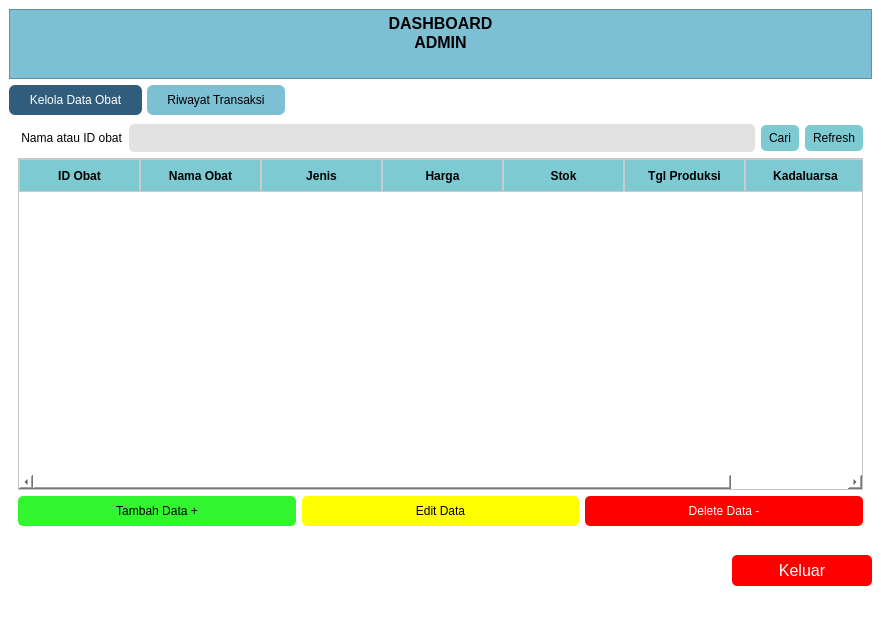
<?xml version="1.0" encoding="UTF-8"?>
<ui version="4.0">
 <class>MainWindow</class>
 <widget class="QMainWindow" name="MainWindow">
  <property name="geometry">
   <rect>
    <x>0</x>
    <y>0</y>
    <width>881</width>
    <height>632</height>
   </rect>
  </property>
  <property name="maximumSize">
   <size>
    <width>16777215</width>
    <height>16777215</height>
   </size>
  </property>
  <property name="windowTitle">
   <string>MainWindow</string>
  </property>
  <property name="styleSheet">
   <string notr="true">background-color: rgb(255, 255, 255);</string>
  </property>
  <widget class="QWidget" name="centralwidget">
   <layout class="QGridLayout" name="gridLayout_4">
    <item row="3" column="0" alignment="Qt::AlignRight|Qt::AlignVCenter">
     <widget class="QPushButton" name="pushButton_keluar">
      <property name="minimumSize">
       <size>
        <width>140</width>
        <height>0</height>
       </size>
      </property>
      <property name="maximumSize">
       <size>
        <width>240</width>
        <height>16777215</height>
       </size>
      </property>
      <property name="font">
       <font>
        <family>Segoe UI</family>
        <pointsize>12</pointsize>
        <italic>false</italic>
        <bold>false</bold>
       </font>
      </property>
      <property name="styleSheet">
       <string notr="true">QPushButton { 
border-radius: 5px;
	background-color: rgb(255, 0, 0);
    color: white;
padding: 6px 20px;
    min-width: 100px;
    max-width: 200px;
}

/* Saat kursor hover */
QPushButton:hover {
     /* warna saat hover */
background-color:rgb(213, 0, 0);
	color: white;
}

/* Saat tombol ditekan */
QPushButton:pressed {
     /* warna saat ditekan */
background-color: rgb(213, 0, 0);
	color: white;
}</string>
      </property>
      <property name="text">
       <string>Keluar</string>
      </property>
     </widget>
    </item>
    <item row="2" column="0">
     <widget class="QTabWidget" name="tabWidget">
      <property name="sizePolicy">
       <sizepolicy hsizetype="Preferred" vsizetype="Preferred">
        <horstretch>0</horstretch>
        <verstretch>0</verstretch>
       </sizepolicy>
      </property>
      <property name="minimumSize">
       <size>
        <width>0</width>
        <height>450</height>
       </size>
      </property>
      <property name="maximumSize">
       <size>
        <width>16777215</width>
        <height>450</height>
       </size>
      </property>
      <property name="styleSheet">
       <string notr="true">QTabBar::tab {       
	
	
	background-color: rgb(125, 192, 211);
         padding: 8px 20px;
         border-radius: 6px;
         margin-right: 5px;
       }
       QTabBar::tab:selected {
	background-color: rgb(48, 93, 124);
	color: rgb(255, 255, 255);
       }

QTabWidget::pane {
    border: none;
    /* samakan dengan QWidget */
	
	background-color: rgb(125, 202, 211);
}

</string>
      </property>
      <property name="currentIndex">
       <number>0</number>
      </property>
      <widget class="QWidget" name="tab">
       <attribute name="title">
        <string>Kelola Data Obat</string>
       </attribute>
       <layout class="QGridLayout" name="gridLayout_3">
        <item row="2" column="0">
         <layout class="QGridLayout" name="gridLayout">
          <item row="0" column="2">
           <widget class="QPushButton" name="pushButton_delete">
            <property name="styleSheet">
             <string notr="true">QPushButton { 
border-radius: 5px;
padding: 8px 8px; 
	background-color: rgb(255, 0, 0);
    color: white;
}

/* Saat kursor hover */
QPushButton:hover {
     /* warna saat hover */
background-color:rgb(213, 0, 0);
	color: white;
}

/* Saat tombol ditekan */
QPushButton:pressed {
     /* warna saat ditekan */
background-color: rgb(213, 0, 0);
	color: white;
}</string>
            </property>
            <property name="text">
             <string>Delete Data -</string>
            </property>
           </widget>
          </item>
          <item row="0" column="0">
           <widget class="QPushButton" name="pushButton_tambah">
            <property name="styleSheet">
             <string notr="true">QPushButton { 
background-color: rgb(49, 245, 46);
	border-radius: 5px;
padding: 8px 8px; 
}

/* Saat kursor hover */
QPushButton:hover {
     /* warna saat hover */
	background-color: rgb(85, 255, 127);
    color: black;
}

/* Saat tombol ditekan */
QPushButton:pressed {
     /* warna saat ditekan */
		background-color: rgb(85, 255, 127);
    color: black;
}

</string>
            </property>
            <property name="text">
             <string>Tambah Data +</string>
            </property>
           </widget>
          </item>
          <item row="0" column="1">
           <widget class="QPushButton" name="pushButton_edit">
            <property name="styleSheet">
             <string notr="true">QPushButton { 
background-color: rgb(255, 255, 0);	
	border-radius: 5px;
padding: 8px 8px; 
}

/* Saat kursor hover */
QPushButton:hover {
     /* warna saat hover */
	background-color: rgb(255, 255, 127);
    color: black;
}

/* Saat tombol ditekan */
QPushButton:pressed {
     /* warna saat ditekan */
	background-color: rgb(255, 255, 127);
    color: black;
}</string>
            </property>
            <property name="text">
             <string>Edit Data</string>
            </property>
           </widget>
          </item>
         </layout>
        </item>
        <item row="1" column="0">
         <widget class="QTableWidget" name="tableWidget">
          <property name="styleSheet">
           <string notr="true">QHeaderView::section {
    background-color: rgb(125, 202, 211);
    color: black;
    font-weight: bold;
    padding: 4px;
    border: 1px solid #ccc;
}
</string>
          </property>
          <attribute name="horizontalHeaderMinimumSectionSize">
           <number>32</number>
          </attribute>
          <attribute name="horizontalHeaderDefaultSectionSize">
           <number>121</number>
          </attribute>
          <column>
           <property name="text">
            <string>ID Obat</string>
           </property>
           <property name="font">
            <font>
             <pointsize>12</pointsize>
            </font>
           </property>
          </column>
          <column>
           <property name="text">
            <string>Nama Obat</string>
           </property>
           <property name="font">
            <font>
             <pointsize>12</pointsize>
            </font>
           </property>
          </column>
          <column>
           <property name="text">
            <string>Jenis</string>
           </property>
           <property name="font">
            <font>
             <pointsize>12</pointsize>
            </font>
           </property>
          </column>
          <column>
           <property name="text">
            <string>Harga</string>
           </property>
           <property name="font">
            <font>
             <pointsize>12</pointsize>
            </font>
           </property>
          </column>
          <column>
           <property name="text">
            <string>Stok</string>
           </property>
           <property name="font">
            <font>
             <pointsize>12</pointsize>
            </font>
           </property>
          </column>
          <column>
           <property name="text">
            <string>Tgl Produksi</string>
           </property>
           <property name="font">
            <font>
             <pointsize>11</pointsize>
            </font>
           </property>
          </column>
          <column>
           <property name="text">
            <string>Kadaluarsa</string>
           </property>
           <property name="font">
            <font>
             <pointsize>12</pointsize>
            </font>
           </property>
          </column>
         </widget>
        </item>
        <item row="0" column="0">
         <layout class="QGridLayout" name="gridLayout_2">
          <property name="bottomMargin">
           <number>0</number>
          </property>
          <property name="horizontalSpacing">
           <number>6</number>
          </property>
          <property name="verticalSpacing">
           <number>0</number>
          </property>
          <item row="1" column="0">
           <widget class="QLabel" name="label_2">
            <property name="styleSheet">
             <string notr="true">

border radius: 5px;
</string>
            </property>
            <property name="text">
             <string> Nama atau ID obat</string>
            </property>
           </widget>
          </item>
          <item row="1" column="2">
           <widget class="QPushButton" name="pushButton_search">
            <property name="styleSheet">
             <string notr="true">
QPushButton { 
background-color: rgb(125, 202, 211);
border-radius:5px;
padding: 6px 8px; 
}

/* Saat kursor hover */
QPushButton:hover {
     /* warna saat hover */
	color: rgb(255, 255, 255);
	background-color: rgb(36, 79, 124);
}

/* Saat tombol ditekan */
QPushButton:pressed {
     /* warna saat ditekan */
	color: rgb(255, 255, 255);
	background-color: rgb(36, 79, 124);
}

</string>
            </property>
            <property name="text">
             <string>Cari</string>
            </property>
           </widget>
          </item>
          <item row="1" column="1">
           <widget class="QLineEdit" name="lineEdit">
            <property name="styleSheet">
             <string notr="true">border-radius: 5px;
padding: 6px 8px; 
background-color: rgb(226, 226, 226);</string>
            </property>
           </widget>
          </item>
          <item row="1" column="3">
           <widget class="QPushButton" name="pushButton_refresh">
            <property name="styleSheet">
             <string notr="true">QPushButton { 
background-color: rgb(125, 202, 211);
border-radius:5px;
	border-radius: 5px;
padding: 6px 8px; 
}

/* Saat kursor hover */
QPushButton:hover {
     /* warna saat hover */
	color: rgb(255, 255, 255);
	background-color: rgb(36, 79, 124);
}

/* Saat tombol ditekan */
QPushButton:pressed {
     /* warna saat ditekan */
	color: rgb(255, 255, 255);
	background-color: rgb(36, 79, 124);
}
</string>
            </property>
            <property name="text">
             <string>Refresh</string>
            </property>
           </widget>
          </item>
         </layout>
        </item>
       </layout>
      </widget>
      <widget class="QWidget" name="tab_2">
       <attribute name="title">
        <string>Riwayat Transaksi</string>
       </attribute>
       <layout class="QVBoxLayout" name="verticalLayout">
        <item>
         <layout class="QGridLayout" name="gridLayout_5">
          <item row="0" column="0">
           <widget class="QLabel" name="label">
            <property name="styleSheet">
             <string notr="true">
border radius: 5px;</string>
            </property>
            <property name="text">
             <string> Tanggal :</string>
            </property>
           </widget>
          </item>
          <item row="0" column="2">
           <widget class="QLabel" name="label_3">
            <property name="text">
             <string>Jam :</string>
            </property>
           </widget>
          </item>
          <item row="0" column="5">
           <widget class="QPushButton" name="pushButton_2">
            <property name="styleSheet">
             <string notr="true">
QPushButton { 
background-color: rgb(125, 202, 211);
border-radius:5px;
padding: 6px 8px; 
}

/* Saat kursor hover */
QPushButton:hover {
     /* warna saat hover */
	color: rgb(255, 255, 255);
	background-color: rgb(36, 79, 124);
}

/* Saat tombol ditekan */
QPushButton:pressed {
     /* warna saat ditekan */
	color: rgb(255, 255, 255);
	background-color: rgb(36, 79, 124);
}

</string>
            </property>
            <property name="text">
             <string>Refresh</string>
            </property>
           </widget>
          </item>
          <item row="0" column="4">
           <widget class="QPushButton" name="pushButton">
            <property name="styleSheet">
             <string notr="true">
QPushButton { 
background-color: rgb(125, 202, 211);
border-radius:5px;
padding: 6px 8px; 
}

/* Saat kursor hover */
QPushButton:hover {
     /* warna saat hover */
	color: rgb(255, 255, 255);
	background-color: rgb(36, 79, 124);
}

/* Saat tombol ditekan */
QPushButton:pressed {
     /* warna saat ditekan */
	color: rgb(255, 255, 255);
	background-color: rgb(36, 79, 124);
}

</string>
            </property>
            <property name="text">
             <string>Cari</string>
            </property>
           </widget>
          </item>
          <item row="0" column="1">
           <widget class="QDateEdit" name="dateEdit"/>
          </item>
          <item row="0" column="3">
           <widget class="QTimeEdit" name="timeEdit"/>
          </item>
         </layout>
        </item>
        <item>
         <widget class="QTableWidget" name="tableWidget_2">
          <property name="styleSheet">
           <string notr="true">QHeaderView::section {
    background-color: rgb(125, 202, 211);
    color: black;
    font-weight: bold;
    padding: 4px;
    border: 1px solid #ccc;
}
</string>
          </property>
          <attribute name="horizontalHeaderDefaultSectionSize">
           <number>210</number>
          </attribute>
          <column>
           <property name="text">
            <string>ID Transaksi</string>
           </property>
          </column>
          <column>
           <property name="text">
            <string>Tanggal Transaksi</string>
           </property>
          </column>
          <column>
           <property name="text">
            <string>Kasir</string>
           </property>
          </column>
          <column>
           <property name="text">
            <string>Total Harga(Rp)</string>
           </property>
          </column>
         </widget>
        </item>
        <item>
         <widget class="QPushButton" name="pushButton_LihatDetail">
          <property name="styleSheet">
           <string notr="true">
QPushButton { 
background-color: rgb(125, 202, 211);
border-radius:5px;
	border-radius: 5px;
padding: 6px 8px; 
}

/* Saat kursor hover */
QPushButton:hover {
     /* warna saat hover */
	color: rgb(255, 255, 255);
	background-color: rgb(36, 79, 124);
}

/* Saat tombol ditekan */
QPushButton:pressed {
     /* warna saat ditekan */
	color: rgb(255, 255, 255);
	background-color: rgb(36, 79, 124);
}
</string>
          </property>
          <property name="text">
           <string>Lihat Detail</string>
          </property>
         </widget>
        </item>
       </layout>
      </widget>
     </widget>
    </item>
    <item row="0" column="0">
     <widget class="QTextBrowser" name="textBrowser">
      <property name="maximumSize">
       <size>
        <width>16777215</width>
        <height>70</height>
       </size>
      </property>
      <property name="styleSheet">
       <string notr="true">background-color: rgb(125, 192, 211);
BORDER-RADIUS:5PX;</string>
      </property>
      <property name="html">
       <string>&lt;!DOCTYPE HTML PUBLIC &quot;-//W3C//DTD HTML 4.0//EN&quot; &quot;http://www.w3.org/TR/REC-html40/strict.dtd&quot;&gt;
&lt;html&gt;&lt;head&gt;&lt;meta name=&quot;qrichtext&quot; content=&quot;1&quot; /&gt;&lt;meta charset=&quot;utf-8&quot; /&gt;&lt;style type=&quot;text/css&quot;&gt;
p, li { white-space: pre-wrap; }
hr { height: 1px; border-width: 0; }
li.unchecked::marker { content: &quot;\2610&quot;; }
li.checked::marker { content: &quot;\2612&quot;; }
&lt;/style&gt;&lt;/head&gt;&lt;body style=&quot; font-family:'Segoe UI'; font-size:9pt; font-weight:400; font-style:normal;&quot;&gt;
&lt;p align=&quot;center&quot; style=&quot; margin-top:0px; margin-bottom:0px; margin-left:0px; margin-right:0px; -qt-block-indent:0; text-indent:0px;&quot;&gt;&lt;span style=&quot; font-size:12pt; font-weight:700;&quot;&gt;DASHBOARD&lt;/span&gt;&lt;/p&gt;
&lt;p align=&quot;center&quot; style=&quot; margin-top:0px; margin-bottom:0px; margin-left:0px; margin-right:0px; -qt-block-indent:0; text-indent:0px;&quot;&gt;&lt;span style=&quot; font-size:12pt; font-weight:700;&quot;&gt;ADMIN&lt;/span&gt;&lt;/p&gt;&lt;/body&gt;&lt;/html&gt;</string>
      </property>
     </widget>
    </item>
   </layout>
  </widget>
  <widget class="QMenuBar" name="menubar">
   <property name="geometry">
    <rect>
     <x>0</x>
     <y>0</y>
     <width>881</width>
     <height>22</height>
    </rect>
   </property>
  </widget>
  <widget class="QStatusBar" name="statusbar"/>
 </widget>
 <resources>
  <include location="logo-apotek.qrc"/>
 </resources>
 <connections/>
</ui>
